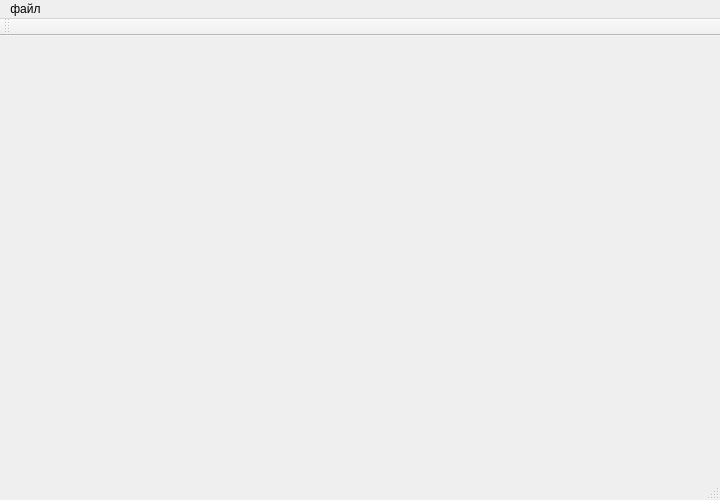
<?xml version="1.0" encoding="UTF-8"?>
<ui version="4.0">
 <class>MainWindow</class>
 <widget class="QMainWindow" name="MainWindow">
  <property name="geometry">
   <rect>
    <x>0</x>
    <y>0</y>
    <width>720</width>
    <height>500</height>
   </rect>
  </property>
  <property name="sizePolicy">
   <sizepolicy hsizetype="Preferred" vsizetype="Preferred">
    <horstretch>0</horstretch>
    <verstretch>0</verstretch>
   </sizepolicy>
  </property>
  <property name="maximumSize">
   <size>
    <width>16662222</width>
    <height>16662222</height>
   </size>
  </property>
  <property name="baseSize">
   <size>
    <width>720</width>
    <height>500</height>
   </size>
  </property>
  <property name="windowTitle">
   <string>MainWindow</string>
  </property>
  <widget class="QWidget" name="centralWidget"/>
  <widget class="QMenuBar" name="menuBar">
   <property name="geometry">
    <rect>
     <x>0</x>
     <y>0</y>
     <width>720</width>
     <height>21</height>
    </rect>
   </property>
   <widget class="QMenu" name="menu">
    <property name="title">
     <string>файл</string>
    </property>
    <addaction name="openAction"/>
    <addaction name="separator"/>
    <addaction name="quiitAction"/>
   </widget>
   <addaction name="menu"/>
  </widget>
  <widget class="QToolBar" name="mainToolBar">
   <attribute name="toolBarArea">
    <enum>TopToolBarArea</enum>
   </attribute>
   <attribute name="toolBarBreak">
    <bool>false</bool>
   </attribute>
  </widget>
  <widget class="QStatusBar" name="statusBar"/>
  <action name="openAction">
   <property name="text">
    <string>Открыть...</string>
   </property>
   <property name="shortcut">
    <string>Ctrl+O</string>
   </property>
  </action>
  <action name="quiitAction">
   <property name="text">
    <string>Выход</string>
   </property>
   <property name="shortcut">
    <string>Ctrl+Q</string>
   </property>
  </action>
 </widget>
 <layoutdefault spacing="6" margin="11"/>
 <resources/>
 <connections/>
</ui>
